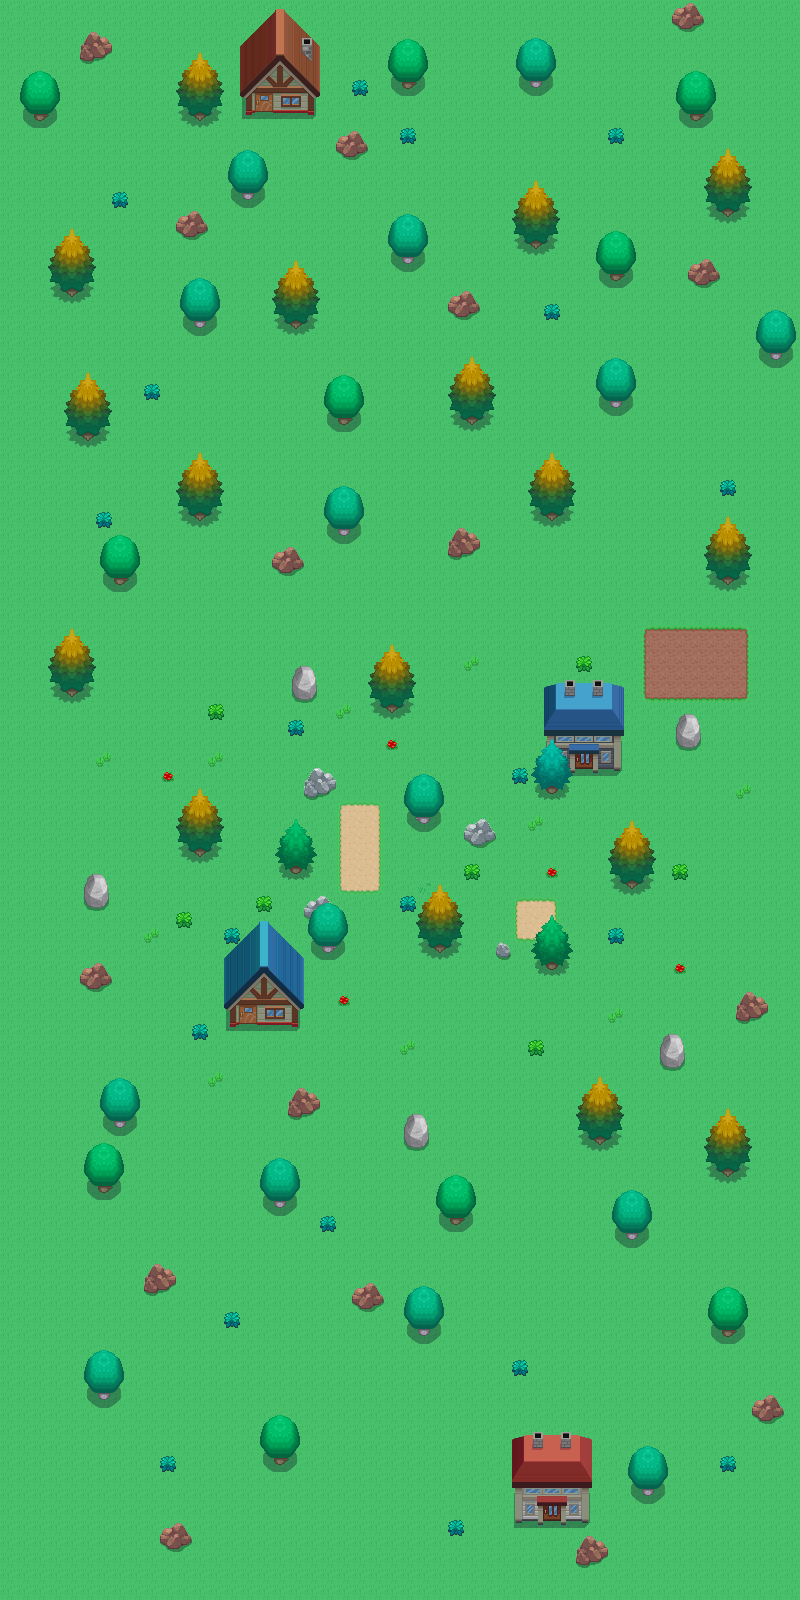

Below is a game level as drawn by its tile map, then a one-line description and the .tmx that defines it (tile-layer data replaced by summaries):
An orthogonal 50x100 tile map with 16x16 px tiles, 3 tile layers (Tile Layer 1, Tile Layer 2, Tile Layer 3) and 1 object (spawn).

<map version="1.0" orientation="orthogonal" renderorder="left-down" width="50" height="100" tilewidth="16" tileheight="16" nextobjectid="2">
 <tileset firstgid="1" name="tileset-01" tilewidth="16" tileheight="16" tilecount="2376">
  <image source="tileset-01.png" trans="ffffff" width="864" height="705" />
 </tileset>
 <layer name="Tile Layer 1" width="50" height="100">
  <data>[5000 cells, 5000 non-empty, 1 distinct tile ids]</data>
 </layer>
 <layer name="Tile Layer 2" width="50" height="100">
  <data>[5000 cells, 823 non-empty, 250 distinct tile ids]</data>
 </layer>
 <layer name="Tile Layer 3" width="50" height="100">
  <data>[5000 cells, 132 non-empty, 65 distinct tile ids]</data>
 </layer>
 <objectgroup name="Object Layer 1">
  <object id="1" name="spawn" x="385.333" y="1013.33" width="17.3333" height="17.3333" />
 </objectgroup>
</map>
